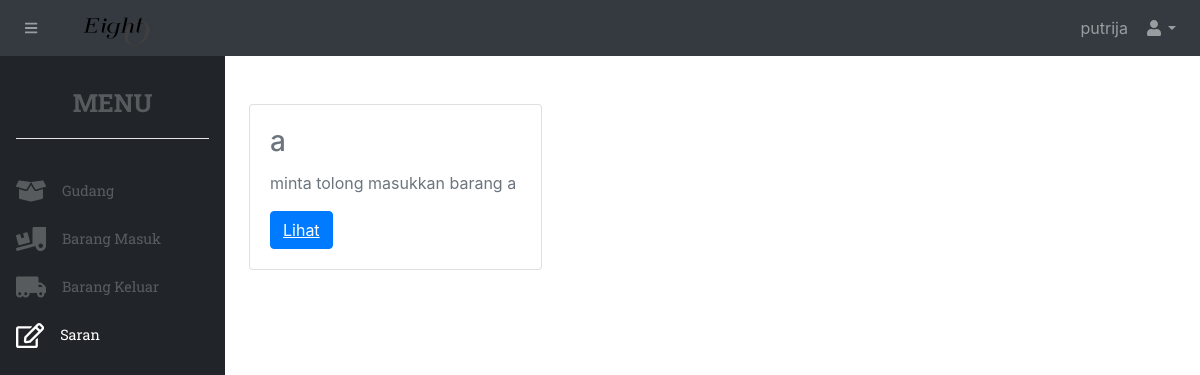
Before: /stockbarang/saran.php (signed in) with the older database file.
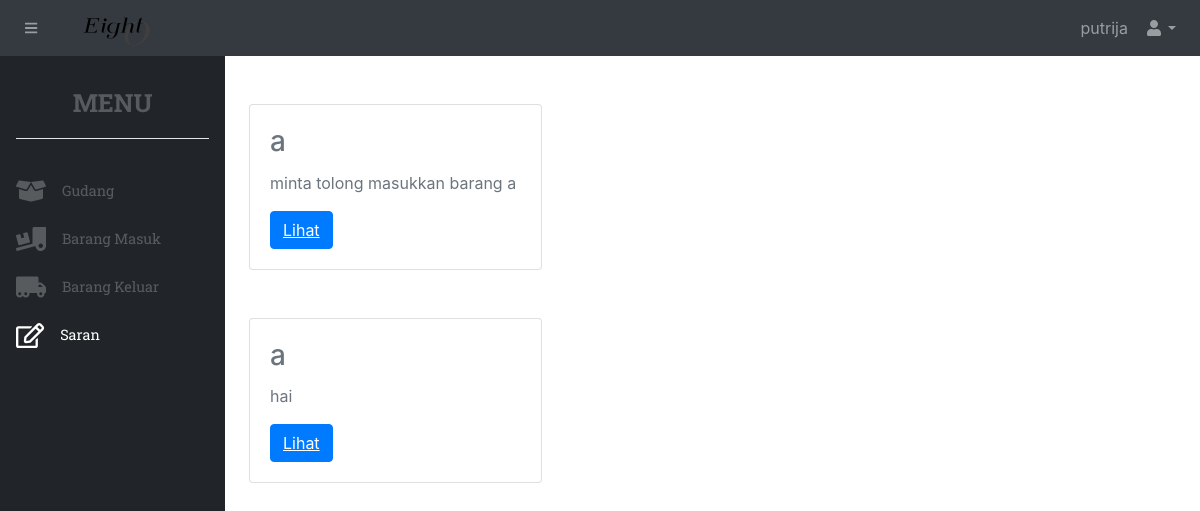
After: the same page with the newer database file.
### tables this page shows
CREATE TABLE `saran` (
  `idsaran` int(11) NOT NULL,
  `iduser` int(11) NOT NULL,
  `isi` text NOT NULL
);

CREATE TABLE `akun` (
  `id` int(20) NOT NULL,
  `username` varchar(20) NOT NULL,
  `email` varchar(100) NOT NULL,
  `password` text NOT NULL,
  `level` varchar(5) NOT NULL,
  `code` varchar(255) NOT NULL
);

### stockbarang/saran.php (the view, shortened to what this page needs)
<?php
    include "include/header.php";
?>
<?php
$ambil = $koneksi -> query("SELECT * FROM saran JOIN akun ON saran.iduser = akun.id");
while ($pecah = $ambil -> fetch_assoc()) { ?>
<div class="row mt-5">
    <div class="col-md-4">
        <div class="card">
            <div class="card-body">
                <h3 class="card-title"><?php echo $pecah['username'] ?></h3>
                <p class="card-text"><?php echo $pecah['isi'] ?></p>
                <a href="saran.php?id=<?php echo $pecah['id'] ?>" class="btn btn-primary">Lihat</a>
            </div>
        </div>
    </div>
</div>
<?php } ?>
<?php
    include "include/footer.php";
?>

### stockbarang/include/header.php (shortened to what this page needs)
<!DOCTYPE html>
<html lang="en">
    <head>
        <link href="css/styles.css" rel="stylesheet" />
        <link href="https://cdn.datatables.net/1.10.20/css/dataTables.bootstrap4.min.css" rel="stylesheet" />
    </head>
    <body class="sb-nav-fixed">
        <nav class="sb-topnav navbar navbar-expand navbar-dark bg-dark">
            <button class="btn btn-link btn-sm order-1 order-lg-0 ml-3" id="sidebarToggle" href="#"><i class="fas fa-bars"></i></button>
            <a class="navbar-brand ml-3" href="index.php"><img src="../images/logo.png" width="75px"></a>
            <ul class="navbar-nav ml-auto">
                <li class="nav-item dropdown">
                    <a class="nav-link dropdown-toggle" id="userDropdown" href="#" role="button" data-toggle="dropdown" aria-haspopup="true" aria-expanded="false"><?php echo "$_SESSION[username]"; ?><i class="fas fa-user fa-fw ml-3"></i></a>
                </li>
            </ul>
        </nav>
        <div id="layoutSidenav">
            <div id="layoutSidenav_nav">
                <nav class="sb-sidenav accordion sb-sidenav-dark" id="sidenavAccordion">
                    <div class="sb-sidenav-menu">
                        <div class="nav">
                            <div class="sb-sidenav-menu-heading roboto"style="font-size:25px;"><center>Menu</center><hr style="background-color:white;"></div>
                            <?php if($_SESSION['level'] == 'admin'){ ?>
                            <a class="nav-link roboto " href="index.php"><i class='fas fa-box-open mr-3' style='font-size:24px'></i>
                                Gudang
                            </a>
                            <?php } ?>
                            <a class="nav-link roboto" href="masuk.php"><i class='fas fa-truck-loading mr-3' style='font-size:24px'></i>
                                Barang Masuk
                            </a>
                            <a class="nav-link roboto" href="keluar.php"><i class='fas fa-truck-moving mr-3' style='font-size:24px'></i>
                                Barang Keluar
                            </a>
                            <?php if($_SESSION['level'] == 'admin'){ ?>
                            <a class="nav-link roboto" href="saran.php"><i class='far fa-edit mr-3' style="font-size:25px;"></i>
                                Saran
                            </a>
                            <?php } ?>
                        </div>
                    </div>
                </nav>
            </div>
            <div id="layoutSidenav_content">
                <main>
                    <div class="container-fluid">

### stockbarang/include/footer.php (shortened to what this page needs)
</div>
                </main>
            </div>
        </div>
    </body>

### stockbarang/include/header.php (style rules this page uses)
.roboto { font-family: 'Roboto Slab', serif; }
.nav-link { text-decoration: none; }

Changed rows visible on the page:
added saran: iduser.username "a", isi "hai"
